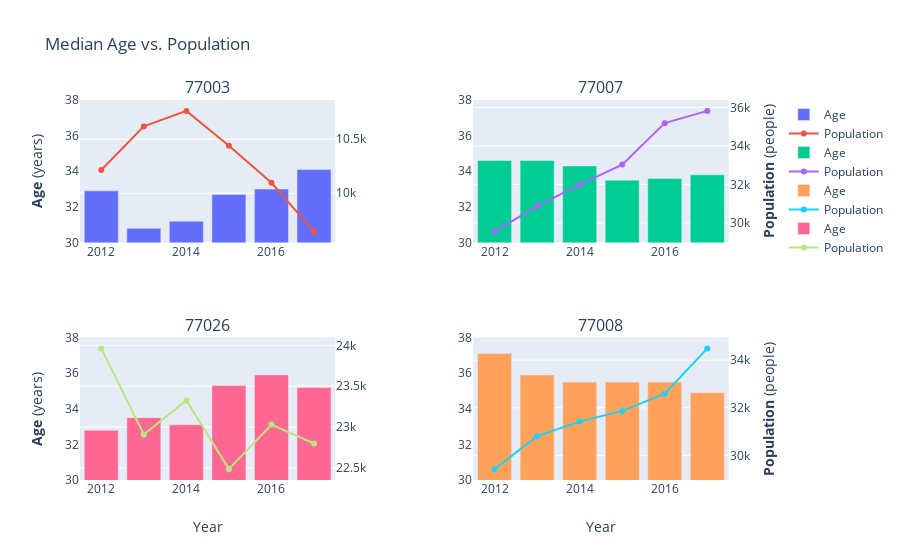

The notebook cell saved with this chart:
### Code cell
fig = make_subplots(rows=2, cols=2,
                    specs=[[{"secondary_y": True}, {"secondary_y": True}],
                           [{"secondary_y": True}, {"secondary_y": True}]],
                   subplot_titles=("77003", "77007", "77026", "77008"))

# Top left
fig.add_trace(
    go.Bar(x=df_77003.Year, y=df_77003['Median Age'],name="Age"),
    row=1, col=1, secondary_y=False)

fig.add_trace(
    go.Scatter(x=df_77003.Year, y=df_77003['Population'], name="Population"),
    row=1, col=1, secondary_y=True)

# Top right
fig.add_trace(
    go.Bar(x=df_77007.Year, y=df_77007['Median Age'], name="Age"),
    row=1, col=2, secondary_y=False)

fig.add_trace(
    go.Scatter(x=df_77007.Year, y=df_77007['Population'], name="Population"),
    row=1, col=2, secondary_y=True)

# Bottom right
fig.add_trace(
    go.Bar(x=df_77008.Year, y=df_77008['Median Age'], name="Age"),
    row=2, col=2, secondary_y=False)

fig.add_trace(
    go.Scatter(x=df_77008.Year, y=df_77008['Population'], name="Population"),
    row=2, col=2, secondary_y=True)

# Bottom left
fig.add_trace(
    go.Bar(x=df_77026.Year, y=df_77026['Median Age'], name="Age"),
    row=2, col=1, secondary_y=False)

fig.add_trace(
    go.Scatter(x=df_77026.Year, y=df_77026['Population'], name="Population"),
    row=2, col=1, secondary_y=True)

fig.update_layout(
    title_text="Median Age vs. Population")

## Y-axis formatting
fig.update_yaxes(range=[30, 38], row=1, col=1,showgrid=False,
                 title_text="<b>Age</b> (years)",secondary_y=False)
fig.update_yaxes(range=[30, 38], row=1, col=2,showgrid=False,
                 secondary_y=False)
fig.update_yaxes(row=1, col=2,title_text="<b>Population</b> (people)",
                 secondary_y=True)
fig.update_yaxes(range=[30, 38],row=2, col=1,showgrid=False,
                 title_text="<b>Age</b> (years)", secondary_y=False)
fig.update_yaxes(range=[30, 38], row=2, col=2,showgrid=False,
                 secondary_y=False)
fig.update_yaxes(row=2, col=2,title_text="<b>Population</b> (people)",
                 secondary_y=True)
## X-axis formatting
fig.update_xaxes(title_text="Year", row=2, col=1)
fig.update_xaxes(title_text="Year", showgrid=False, row=2, col=2)

fig.show()

### Figure 1 — Plotly figure (JSON) as saved in the notebook; plotly's stock layout.template omitted (floating-point values rounded to 4 significant figures)
{"data": [{"name": "Age", "type": "bar", "x": [2012, 2013, 2014, 2015, 2016, 2017], "xaxis": "x", "y": [32.9, 30.8, 31.2, 32.7, 33, 34.1], "yaxis": "y"}, {"name": "Population", "type": "scatter", "x": [2012, 2013, 2014, 2015, 2016, 2017], "xaxis": "x", "y": [10215, 10617, 10760, 10438, 10097, 9646], "yaxis": "y2"}, {"name": "Age", "type": "bar", "x": [2012, 2013, 2014, 2015, 2016, 2017], "xaxis": "x2", "y": [34.6, 34.6, 34.3, 33.5, 33.6, 33.8], "yaxis": "y3"}, {"name": "Population", "type": "scatter", "x": [2012, 2013, 2014, 2015, 2016, 2017], "xaxis": "x2", "y": [29545, 30868, 31987, 33029, 35185, 35822], "yaxis": "y4"}, {"name": "Age", "type": "bar", "x": [2012, 2013, 2014, 2015, 2016, 2017], "xaxis": "x4", "y": [37.1, 35.9, 35.5, 35.5, 35.5, 34.9], "yaxis": "y7"}, {"name": "Population", "type": "scatter", "x": [2012, 2013, 2014, 2015, 2016, 2017], "xaxis": "x4", "y": [29424, 30807, 31418, 31868, 32588, 34491], "yaxis": "y8"}, {"name": "Age", "type": "bar", "x": [2012, 2013, 2014, 2015, 2016, 2017], "xaxis": "x3", "y": [32.8, 33.5, 33.1, 35.3, 35.9, 35.2], "yaxis": "y5"}, {"name": "Population", "type": "scatter", "x": [2012, 2013, 2014, 2015, 2016, 2017], "xaxis": "x3", "y": [23963, 22909, 23325, 22485, 23030, 22799], "yaxis": "y6"}], "layout": {"annotations": [{"font": {"size": 16}, "showarrow": false, "text": "77003", "x": 0.185, "xanchor": "center", "xref": "paper", "y": 1, "yanchor": "bottom", "yref": "paper"}, {"font": {"size": 16}, "showarrow": false, "text": "77007", "x": 0.755, "xanchor": "center", "xref": "paper", "y": 1, "yanchor": "bottom", "yref": "paper"}, {"font": {"size": 16}, "showarrow": false, "text": "77026", "x": 0.185, "xanchor": "center", "xref": "paper", "y": 0.375, "yanchor": "bottom", "yref": "paper"}, {"font": {"size": 16}, "showarrow": false, "text": "77008", "x": 0.755, "xanchor": "center", "xref": "paper", "y": 0.375, "yanchor": "bottom", "yref": "paper"}], "title": {"text": "Median Age vs. Population"}, "xaxis": {"anchor": "y", "domain": [0, 0.37]}, "xaxis2": {"anchor": "y3", "domain": [0.57, 0.94]}, "xaxis3": {"anchor": "y5", "domain": [0, 0.37], "title": {"text": "Year"}}, "xaxis4": {"anchor": "y7", "domain": [0.57, 0.94], "showgrid": false, "title": {"text": "Year"}}, "yaxis": {"anchor": "x", "domain": [0.625, 1], "range": [30, 38], "showgrid": false, "title": {"text": "<b>Age</b> (years)"}}, "yaxis2": {"anchor": "x", "overlaying": "y", "side": "right"}, "yaxis3": {"anchor": "x2", "domain": [0.625, 1], "range": [30, 38], "showgrid": false}, "yaxis4": {"anchor": "x2", "overlaying": "y3", "side": "right", "title": {"text": "<b>Population</b> (people)"}}, "yaxis5": {"anchor": "x3", "domain": [0, 0.375], "range": [30, 38], "showgrid": false, "title": {"text": "<b>Age</b> (years)"}}, "yaxis6": {"anchor": "x3", "overlaying": "y5", "side": "right"}, "yaxis7": {"anchor": "x4", "domain": [0, 0.375], "range": [30, 38], "showgrid": false}, "yaxis8": {"anchor": "x4", "overlaying": "y7", "side": "right", "title": {"text": "<b>Population</b> (people)"}}}}
